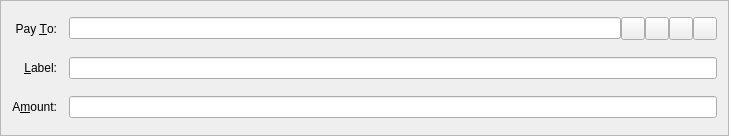
<?xml version="1.0" encoding="UTF-8"?>
<ui version="4.0">
 <class>SendCoinsEntry</class>
 <widget class="QFrame" name="SendCoinsEntry">
  <property name="geometry">
   <rect>
    <x>0</x>
    <y>0</y>
    <width>729</width>
    <height>136</height>
   </rect>
  </property>
  <property name="windowTitle">
   <string>Form</string>
  </property>
  <property name="frameShape">
   <enum>QFrame::StyledPanel</enum>
  </property>
  <property name="frameShadow">
   <enum>QFrame::Sunken</enum>
  </property>
  <layout class="QGridLayout" name="gridLayout">
   <property name="spacing">
    <number>12</number>
   </property>
   <item row="5" column="0">
    <widget class="QLabel" name="label">
     <property name="text">
      <string>A&amp;mount:</string>
     </property>
     <property name="alignment">
      <set>Qt::AlignRight|Qt::AlignTrailing|Qt::AlignVCenter</set>
     </property>
     <property name="buddy">
      <cstring>payAmount</cstring>
     </property>
    </widget>
   </item>
   <item row="3" column="0">
    <widget class="QLabel" name="label_2">
     <property name="text">
      <string>Pay &amp;To:</string>
     </property>
     <property name="alignment">
      <set>Qt::AlignRight|Qt::AlignTrailing|Qt::AlignVCenter</set>
     </property>
     <property name="buddy">
      <cstring>payTo</cstring>
     </property>
    </widget>
   </item>
   <item row="5" column="1">
    <widget class="BitcoinAmountField" name="payAmount"/>
   </item>
   <item row="4" column="1">
    <layout class="QHBoxLayout" name="horizontalLayout_2">
     <property name="spacing">
      <number>0</number>
     </property>
     <item>
      <widget class="QValidatedLineEdit" name="addAsLabel">
       <property name="enabled">
        <bool>true</bool>
       </property>
       <property name="toolTip">
        <string>Enter a label for this address to add it to your address book</string>
       </property>
      </widget>
     </item>
    </layout>
   </item>
   <item row="4" column="0">
    <widget class="QLabel" name="label_4">
     <property name="text">
      <string>&amp;Label:</string>
     </property>
     <property name="alignment">
      <set>Qt::AlignRight|Qt::AlignTrailing|Qt::AlignVCenter</set>
     </property>
     <property name="buddy">
      <cstring>addAsLabel</cstring>
     </property>
    </widget>
   </item>
   <item row="3" column="1">
    <layout class="QHBoxLayout" name="payToLayout">
     <property name="spacing">
      <number>0</number>
     </property>
     <item>
      <widget class="QValidatedLineEdit" name="payTo">
       <property name="toolTip">
        <string>The address to send the payment to  (e.g. 1NS17iag9jJgTHD1VXjvLCEnZuQ3rJDE9L)</string>
       </property>
       <property name="maxLength">
        <number>34</number>
       </property>
      </widget>
     </item>
     <item>
      <widget class="QToolButton" name="donateButton">
       <property name="toolTip">
        <string>Send a few APEs to the ApeCoin devs</string>
       </property>
       <property name="text">
        <string/>
       </property>
       <property name="icon">
        <iconset resource="../bitcoin.qrc">
         <normaloff>:/icons/donate</normaloff>:/icons/donate</iconset>
       </property>
       <property name="shortcut">
        <string>Alt+A</string>
       </property>
      </widget>
     </item>
     <item>
      <widget class="QToolButton" name="addressBookButton">
       <property name="toolTip">
        <string>Choose address from address book</string>
       </property>
       <property name="text">
        <string/>
       </property>
       <property name="icon">
        <iconset resource="../bitcoin.qrc">
         <normaloff>:/icons/address-book</normaloff>:/icons/address-book</iconset>
       </property>
       <property name="shortcut">
        <string>Alt+A</string>
       </property>
      </widget>
     </item>
     <item>
      <widget class="QToolButton" name="pasteButton">
       <property name="toolTip">
        <string>Paste address from clipboard</string>
       </property>
       <property name="text">
        <string/>
       </property>
       <property name="icon">
        <iconset resource="../bitcoin.qrc">
         <normaloff>:/icons/editpaste</normaloff>:/icons/editpaste</iconset>
       </property>
       <property name="shortcut">
        <string>Alt+P</string>
       </property>
      </widget>
     </item>
     <item>
      <widget class="QToolButton" name="deleteButton">
       <property name="toolTip">
        <string>Remove this recipient</string>
       </property>
       <property name="text">
        <string/>
       </property>
       <property name="icon">
        <iconset resource="../bitcoin.qrc">
         <normaloff>:/icons/remove</normaloff>:/icons/remove</iconset>
       </property>
      </widget>
     </item>
    </layout>
   </item>
  </layout>
 </widget>
 <customwidgets>
  <customwidget>
   <class>BitcoinAmountField</class>
   <extends>QLineEdit</extends>
   <header>bitcoinamountfield.h</header>
   <container>1</container>
  </customwidget>
  <customwidget>
   <class>QValidatedLineEdit</class>
   <extends>QLineEdit</extends>
   <header>qvalidatedlineedit.h</header>
  </customwidget>
 </customwidgets>
 <resources>
  <include location="../bitcoin.qrc"/>
 </resources>
 <connections/>
</ui>
